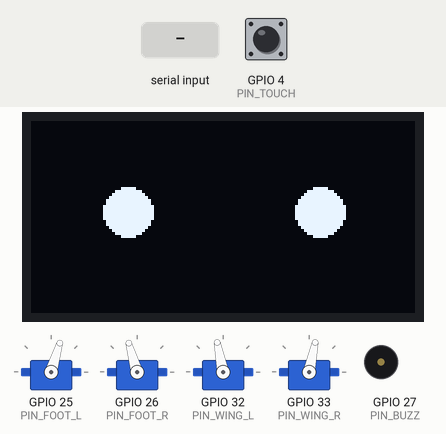
This sketch was run on a simulated ESP32. Shown: 4 × servo, 128×64 one-colour display, buzzer (waves = sounding). Inputs (shaded band) come from the test bench; at power-on: GPIO 4 (PIN_TOUCH) HIGH. I2S audio is not simulated (input reads silence); random numbers use the default seed unless the sketch sets one; what the sketch prints to the serial monitor is not drawn.

Above: at 1.2 s.
1.3 s: "dance\n" received over Serial
At 1.73 s:
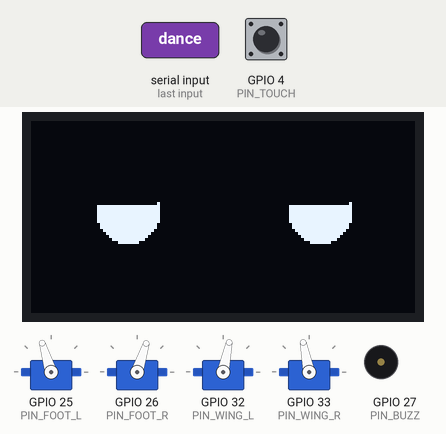
4.0 s: "spin\n" received over Serial
At 5.1 s:
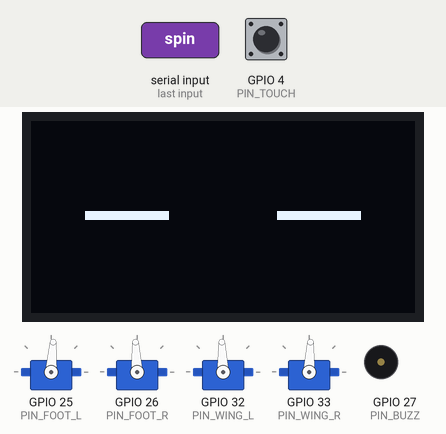
5.5 s: GPIO 4 (PIN_TOUCH) pulled LOW for 1 s
At 5.88 s:
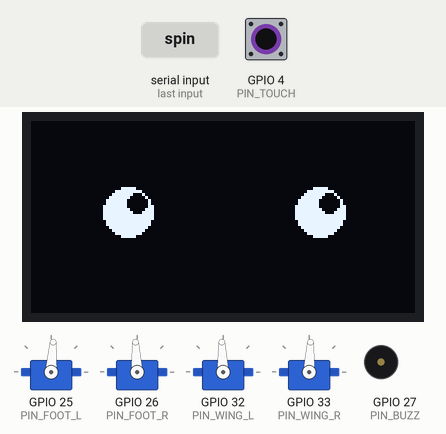
7.1 s: GPIO 4 (PIN_TOUCH) pulled LOW for 0.15 s
At 7.63 s:
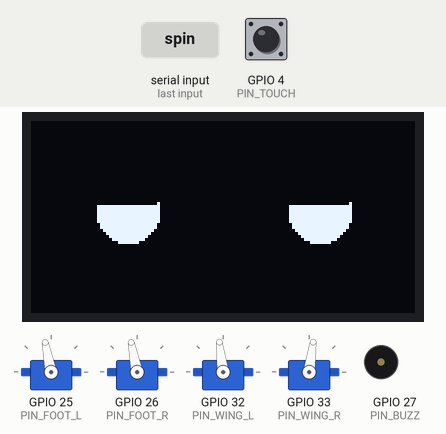
7.8 s: GPIO 4 (PIN_TOUCH) pulled LOW for 0.15 s
At 8.33 s:
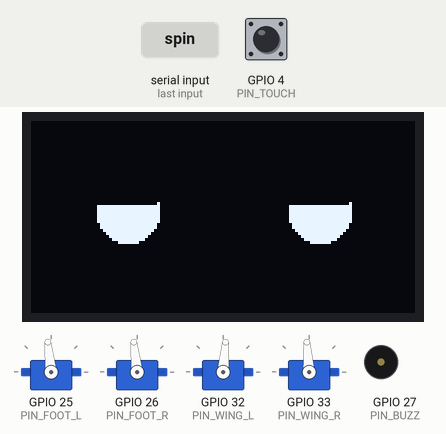
8.5 s: "sleep\n" received over Serial
Timing chart, 0 to 11.0 s (numbered marks = the images above; inputs shaded):
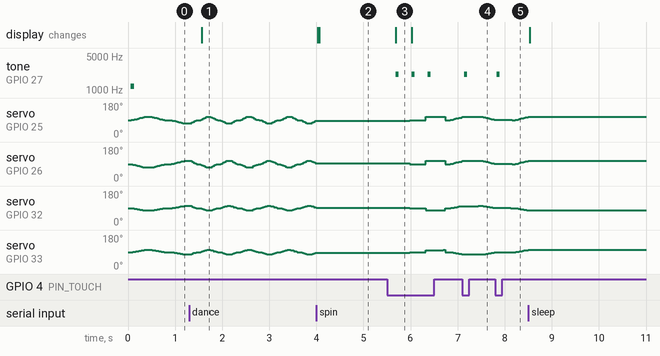

The sketch:

pip_main_v01.ino
```cpp
/*
 * pip_main_v01.ino - integrated Tier A sketch: gait + moods + eyes + touch
 * + keyword ears, all in one ESP32 program.
 *
 * Supersedes pip_voice_v01.ino (which was v0.3 + comments). This file is
 * the real merge: v0.3 body verbatim, I2S init from voice v0.1, and the
 * command behaviors wired to actual gait/mood hooks instead of comments.
 * pip_face_v01.ino stays as a standalone OLED bring-up; the eye renderer
 * here is the v0.3 one (circle eyes) so gait, moods, and face agree.
 *
 * UNTESTED ON HARDWARE. TFLM/microWakeWord model bytes are the only stub:
 * g_model ships after Colab training (see docs/VOICE.md). Everything else
 * compiles against stock ESP32 Arduino + ESP32Servo + Adafruit SSD1306.
 *
 * Pins (docs/WIRING.md, Tier A column): servos 25/26/32/33, buzzer 27,
 * touch T0 (GPIO4), OLED I2C 21/22, INMP441 I2S BCK 14 / WS 15 / SD 13.
 * No overlaps: I2S0 owns 13/14/15, I2C owns 21/22, LEDC owns the rest.
 */

#include <ESP32Servo.h>
#include <Wire.h>
#include <Adafruit_SSD1306.h>
#include <driver/i2s.h>

#define PIN_FOOT_L 25
#define PIN_FOOT_R 26
#define PIN_WING_L 32
#define PIN_WING_R 33
#define PIN_BUZZ   27
#define PIN_TOUCH  T0   // GPIO4
#define I2S_BCK 14
#define I2S_WS  15
#define I2S_SD  13

Adafruit_SSD1306 display(128, 64, &Wire, -1);
Servo footL, footR, wingL, wingR;

enum Mood { NEUTRAL, HAPPY, SLEEPY, CURIOUS };
Mood mood = NEUTRAL;

// ---- gait state (v0.3, unchanged) ----
const int8_t GAIT[][4] = {
  { 18, -18, -12,  12}, { 0, 0, 0, 0}, {-18, 18, 12, -12}, { 0, 0, 0, 0}
};
const uint8_t GAIT_LEN = 4;
const uint16_t STEP_MS = 420;
float cur[4] = {0,0,0,0};
uint8_t step_i = 0;
unsigned long step_t = 0, last_activity = 0, last_blink = 0, next_blink = 2600;
bool asleep = false, blinking = false, walking = true;
unsigned long blink_start = 0;
int8_t spin_dir = 0;          // 0 = normal gait, +/-1 = spin in place
uint16_t step_ms = STEP_MS;   // dance command shortens this

float ease(float t) { return (1 - cos(t * PI)) / 2; }

void setServos() {
  footL.write(90 + cur[0]); footR.write(90 + cur[1]);
  wingL.write(90 + cur[2]); wingR.write(90 + cur[3]);
}

void peep(int f, int d) { tone(PIN_BUZZ, f, d); last_activity = millis(); }

// ---- eye renderer (v0.3, unchanged: circle eyes, 4 moods + blink) ----
void eyes() {
  display.clearDisplay();
  bool closed = blinking;
  for (int cx : {32, 96}) {
    if (closed || mood == SLEEPY) {
      display.fillRect(cx - 14, 30, 28, 3, 1);
    } else {
      int r = (mood == HAPPY) ? 10 : 8;
      display.fillCircle(cx, 30, r, 1);
      if (mood == HAPPY)   display.fillRect(cx - 10, 20, 20, 8, 0);
      if (mood == CURIOUS) display.fillCircle(cx + 3, 27, 3, 0);
    }
  }
  display.display();
}

void setMood(Mood m) { mood = m; eyes(); }

// ---- voice: command table + behaviors wired to the gait stack ----
enum Cmd { CMD_NONE, CMD_DANCE, CMD_SPIN, CMD_SLEEP, CMD_WAKEUP, CMD_HAPPY,
           CMD_SAD, CMD_SING, CMD_LOOK, CMD_NIGHT, CMD_HELLO, CMD_STOP };

volatile Cmd pending_cmd = CMD_NONE;   // audio task (core 0) -> loop (core 1)

void on_command(Cmd c) {
  last_activity = millis();
  switch (c) {
    case CMD_DANCE:  walking = true; spin_dir = 0; step_ms = 210;
                     setMood(HAPPY); break;
    case CMD_SPIN:   walking = true; spin_dir = 1; step_ms = STEP_MS;
                     setMood(CURIOUS); break;
    case CMD_SLEEP:
    case CMD_NIGHT:  asleep = true; walking = false; setMood(SLEEPY);
                     setServos(); break;
    case CMD_WAKEUP: asleep = false; walking = true; step_ms = STEP_MS;
                     spin_dir = 0; setMood(CURIOUS); break;
    case CMD_HAPPY:  setMood(HAPPY);
                     wingL.write(60); wingR.write(120); break;   // happy flap
    case CMD_SAD:    setMood(SLEEPY); peep(600, 200); break;
    case CMD_SING:   peep(1200,90); peep(1500,90);
                     peep(1800,90); peep(2400,140); break;
    case CMD_LOOK:
    case CMD_HELLO:  setMood(CURIOUS); peep(1600,60); peep(2100,60); break;
    case CMD_STOP:   walking = false; spin_dir = 0; setMood(NEUTRAL);
                     setServos(); break;
    default: break;
  }
}

// ---- I2S mic (from voice v0.1) ----
void i2s_init() {
  i2s_config_t cfg = {
    .mode = (i2s_mode_t)(I2S_MODE_MASTER | I2S_MODE_RX),
    .sample_rate = 16000,
    .bits_per_sample = I2S_BITS_PER_SAMPLE_32BIT,
    .channel_format = I2S_CHANNEL_FMT_ONLY_LEFT,
    .communication_format = I2S_COMM_FORMAT_STAND_I2S,
    .intr_alloc_flags = ESP_INTR_FLAG_LEVEL1,
    .dma_buf_count = 4, .dma_buf_len = 256, .use_apll = false
  };
  i2s_driver_install(I2S_NUM_0, &cfg, 0, NULL);
  i2s_pin_config_t pins = {.bck_io_num=I2S_BCK, .ws_io_num=I2S_WS,
                           .data_out_num=I2S_PIN_NO_CHANGE, .data_in_num=I2S_SD};
  i2s_set_pin(I2S_NUM_0, &pins);
}

// Audio task on core 0: i2s_read -> 1s sliding window -> microWakeWord
// every 40ms -> on wake, 3s command window -> command model -> pending_cmd.
// Only the queue crossing to core 1 is real today; the inference is the stub.
void audio_task(void*) {
  int32_t buf[256]; size_t got;
  bool in_window = false; unsigned long window_end = 0;
  for (;;) {
    i2s_read(I2S_NUM_0, buf, sizeof(buf), &got, portMAX_DELAY);
    // TODO(TFLM): feature gen + inference here. Until the model ships:
    // - wake word and command classification are absent
    // - pending_cmd is only ever set by the Serial bench hook below
    if (in_window && millis() > window_end) in_window = false;
    vTaskDelay(1);
  }
}

void setup() {
  Serial.begin(115200);
  ESP32PWM::allocateTimer(0); ESP32PWM::allocateTimer(1);
  ESP32PWM::allocateTimer(2); ESP32PWM::allocateTimer(3);
  footL.attach(PIN_FOOT_L); footR.attach(PIN_FOOT_R);
  wingL.attach(PIN_WING_L); wingR.attach(PIN_WING_R);
  display.begin(SSD1306_SWITCHCAPVCC, 0x3C);
  touchAttachInterrupt(PIN_TOUCH, [](){}, 40);
  i2s_init();
  xTaskCreatePinnedToCore(audio_task, "ears", 8192, NULL, 1, NULL, 0);
  eyes(); peep(1200, 80);
  last_activity = millis();
  Serial.println(F("pip main v0.1 up. bench: type command word (dance, spin...)"));
}

void loop() {
  unsigned long now = millis();

  // Serial bench hook: stand-in for the command model until TFLM ships.
  if (Serial.available()) {
    String w = Serial.readStringUntil('\n'); w.trim();
    if      (w == "dance")  pending_cmd = CMD_DANCE;
    else if (w == "spin")   pending_cmd = CMD_SPIN;
    else if (w == "sleep")  pending_cmd = CMD_SLEEP;
    else if (w == "wake up") pending_cmd = CMD_WAKEUP;
    else if (w == "happy")  pending_cmd = CMD_HAPPY;
    else if (w == "sing")   pending_cmd = CMD_SING;
    else if (w == "stop")   pending_cmd = CMD_STOP;
  }
  if (pending_cmd != CMD_NONE) { Cmd c = pending_cmd; pending_cmd = CMD_NONE;
                                 on_command(c); }

  if (touchRead(PIN_TOUCH) < 40) {
    if (asleep) { asleep = false; walking = true; setMood(CURIOUS); }
    else setMood(HAPPY);
    peep(1600, 60); peep(2100, 60);
    last_activity = now; delay(300);
  }

  if (!asleep && now - last_activity > 300000UL) {
    asleep = true; walking = false; setMood(SLEEPY); setServos();
  }
  if (asleep) { delay(200); return; }

  if (!blinking && now - last_blink > next_blink) {
    blinking = true; blink_start = now; eyes();
  }
  if (blinking && now - blink_start > 120) {
    blinking = false; last_blink = now; next_blink = 2000 + random(2200); eyes();
  }

  if (walking) {
    float t = min(1.0f, (now - step_t) / (float)step_ms);
    int8_t prev = (step_i + GAIT_LEN - 1) % GAIT_LEN;
    for (int j = 0; j < 4; j++)
      cur[j] = GAIT[prev][j] + (GAIT[step_i][j] - GAIT[prev][j]) * ease(t);
    if (spin_dir != 0) { cur[0] = fabs(cur[0]); cur[1] = fabs(cur[1]); }  // same-side = turn
    setServos();
    if (t >= 1.0f) { step_i = (step_i + 1) % GAIT_LEN; step_t = now; }
  }
  delay(15);
}
```

Measured:
- after the input at 1.3 s, the display: changes after 0.27 s (image 1)
- after the input at 4.0 s, the display: first changes at once (image 2 shows a later state)
- after the input at 5.5 s, tone on GPIO 27 (PIN_BUZZ): alternates 2100 Hz for 0.06 s and silent for 0.28 s, 6 changes in all, then stays silent, starting after 0.19 s; servo on GPIO 33 (PIN_WING_R): rises from 87° to 102° in 0.71 s, then falls to 79° in 0.39 s; the display: first differs from a run without the input after 0.19 s (image 3)
- after the input at 7.1 s, tone on GPIO 27 (PIN_BUZZ): silent → 2100 Hz at once, → silent 0.06 s later
- after the input at 7.8 s, tone on GPIO 27 (PIN_BUZZ): silent → 2100 Hz at once, → silent 0.06 s later
